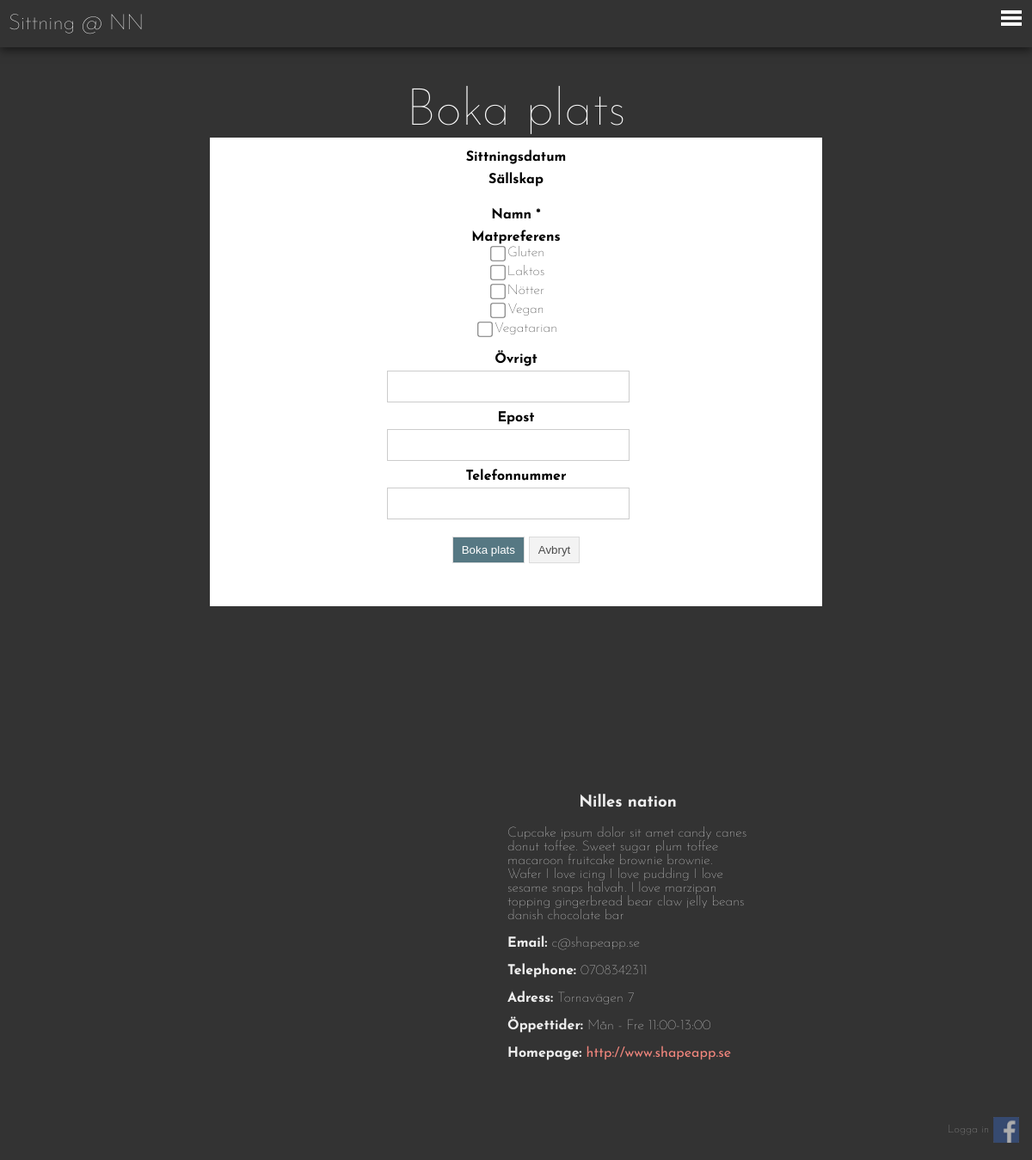
The app's page /partybooking.php with its own data.
### tables this page shows
create table foodpref (
	foodPref		varchar(20),
	primary key(foodPref)
);

create table restaurant (
    name			varchar(30),
	nickname		varchar(30),
	email	    	varchar(50),
    telephone       varchar(30),
	homepage        varchar(70),
    hours	    	tinytext,
    address         varchar(70),
	deposit 		integer,
	price   		integer,
	size   			integer,
	summary 		tinytext,
	backgroundimage tinytext,
	loggoimage 		tinytext,
    active          tinyint(1) DEFAULT 1,
	primary key(name)
);

### db/dbHandler.php (called while the page is built, shortened)
<?php
	require_once 'database.php';
	class DatabaseHandler extends DataConverter {
		private $db;
		public function __construct() {
			$this->db = new Database(DB_SERVER, DB_USERNAME, DB_PASSWORD, DB_DATABASE);
		}
		public function connect(){
			$this->db->openConnection();
		}
		public function disconnect(){
			$this->db->closeConnection();
		}
		public function getRestaurant($name){
			$sql = "SELECT * FROM restaurant WHERE name=?";
			$result = $this->db->executeQuery($sql, array($name));
			return $result[0];
			}
		public function getallfoodpref() {
			$sql = "select * from foodpref";
			$result = $this->db->executequery($sql, array());
			return $result;
		}
	}
?>

### db/database.php (called while the page is built, shortened)
<?php
class Database {
  private $host;
  private $userName;
  private $password;
  private $database;
  private $conn;
  public function __construct($host, $userName, $password, $database) {
    $this->host = $host;
    $this->userName = $userName;
    $this->password = $password;
    $this->database = $database;
  }
  public function openConnection() {
    try {
      $this->conn = new PDO("mysql:host=$this->host;dbname=$this->database",
        $this->userName,  $this->password,
        array(PDO::MYSQL_ATTR_INIT_COMMAND => "SET NAMES utf8"));
      $this->conn->setAttribute(PDO::ATTR_ERRMODE, PDO::ERRMODE_EXCEPTION);
    } catch (PDOException $e) {
      $error = "Connection error: " . $e->getMessage();
      print $error . "<p>";
      unset($this->conn);
      return false;
    }
    return true;
  }
  public function closeConnection() {
    $this->conn = null;
  }
  public function isConnected() {
    return isset($this->conn);
  }
  public function executeQuery($query, $param = null) {
    try {
      $stmt = $this->conn->prepare($query);
      $stmt->execute($param);
      $result = $stmt->fetchAll();
    } catch (PDOException $e) {
      $error = "*** Internal error: " . $e->getMessage() . "<p>" . $query;
      die($error);
    }
    return $result;
  }
}
?>

### loginCheck.php (called while the page is built, shortened)
<?php
	require_once 'db/dbHandler.php';
	$loggedIn = false;
	$resName = 'Nilles nation';
	$dbHandler = new DatabaseHandler();
	$restaurant = $dbHandler->getRestaurant($resName);
?>

### partybooking.php (the view, shortened to what this page needs)
<?php
	require_once 'header.php';
 	$dbHandler = new DatabaseHandler();
	$guestMode = $_GET['guestMode'];
	if($guestMode == 1){
	} else {
        $email = $user[3];
        $phone = $user[4];
        $other = $user[5];
    }
    $foodPref = $dbHandler->getAllFoodpref();
 ?>
<div class="content">
	<div class="title">Boka plats</div>
	<div class="booking-content">
        <h4>Sittningsdatum</h4>
        <h4>Sällskap</h4>
		<form class="myForm" action="scripts.php" method="POST">
			<h4>Namn * </h4>
			<h4>Matpreferens</h4>
			<?php
				foreach ($foodPref as $key => $fp) {
					$checked = '';
					echo '<input type="checkbox" name="foodpref[]" value="' . $fp[0] . '" ' . $checked . ' >' . $fp[0] . '<br />';
				}
			?>
			<br />
			<h4>Övrigt</h4>
			<span><input type="text" name="other" value="<?php echo $other; ?>"></span>
            <?php if($guestMode != 1) : ?>
                <h4>Epost</h4>
                <span><input type="text" name="email" value="<?php echo $email; ?>"></span>
                <h4>Telefonnummer</h4>
                <span><input type="text" name="phone" value="<?php echo $phone; ?>"></span>
            <?php endif; ?>
			<input class="primary" type="submit" value="Boka plats" name="bookSpot" />
			<button class="formcancel" onclick="window.history.back();">Avbryt</button>
		</form>
	</div>
</div>
<?php include 'footer.php'; ?>

### header.php (shortened to what this page needs)
<?php
	require_once 'loginCheck.php';
?>
<!doctype html>
<html>
	<head>
		<link rel="stylesheet" type="text/css" href="css/main.css" />
	</head>
	<body style="background-image: url('./uploads/<?php echo $restaurant[11]; ?>')">

### footer.php (shortened to what this page needs)
    <footer>
        <div class="logocontainer" style="background-image: url('uploads/<?php echo $restaurant[12]; ?>');">
        </div>
        <div class="infocontainer">
            <h3><?php echo $restaurant[0]; ?></h3>
            <p><?php echo $restaurant[10]; ?></p>
            <div class="contactinformation">
                <p><strong>Email: </strong> <?php echo $restaurant[2] ?> </p>
                <p><strong>Telephone: </strong> <?php echo $restaurant[3]; ?> </p>
                <p><strong>Adress: </strong> <?php echo $restaurant[6]; ?> </p>
                <p><strong>Öppettider: </strong> <?php echo $restaurant[5]; ?> </p>
                <p><strong>Homepage: </strong> <a href="<?php echo $restaurant[4]; ?>"><?php echo $restaurant[4]; ?></a> </p>
            </div>
        </div>
    </footer>
    <?php if ($loggedIn): ?>
        <div class="fb-login">
            <a href="facebook-login/logout.php">
            <img src="https://graph.facebook.com/<?php echo $fbid; ?>/picture" />
            <span><?php echo $fbFullname; ?></span>
            <br />
            Logga ut</a>
        </div>
    <?php else : ?>
        <div class="fb-login">
            <img src="images/FB-logga.png" />
            <span class="login">Logga in</span>
        </div>
    <?php endif; ?>
	<div class="header">
		<a href="index.php">Sittning @ <?php echo $restaurant[1]; ?></a>
		<button class="header-button" id="open-button" onclick="toggleSide()">Open Menu</button>
	</div>
	</body>
</html>

### records on screen
foodpref: foodPref "Gluten"
foodpref: foodPref "Laktos"
foodpref: foodPref "Nötter"
foodpref: foodPref "Vegan"
foodpref: foodPref "Vegatarian"
restaurant: name "Nilles nation", summary "Cupcake ipsum dolor sit amet candy canes donut toffee. Sweet sugar plum toffee macaroon fruitcake brownie brownie. Wafer I love icing I love pudding I love sesame snaps halvah. I love marzipan topping gingerbread bear claw jelly beans danish chocolate bar", email "c@shapeapp.se", telephone "0708342311", address "Tornavägen 7", hours "Mån - Fre 11:00-13:00", homepage "http://www.shapeapp.se", nickname "NN"
